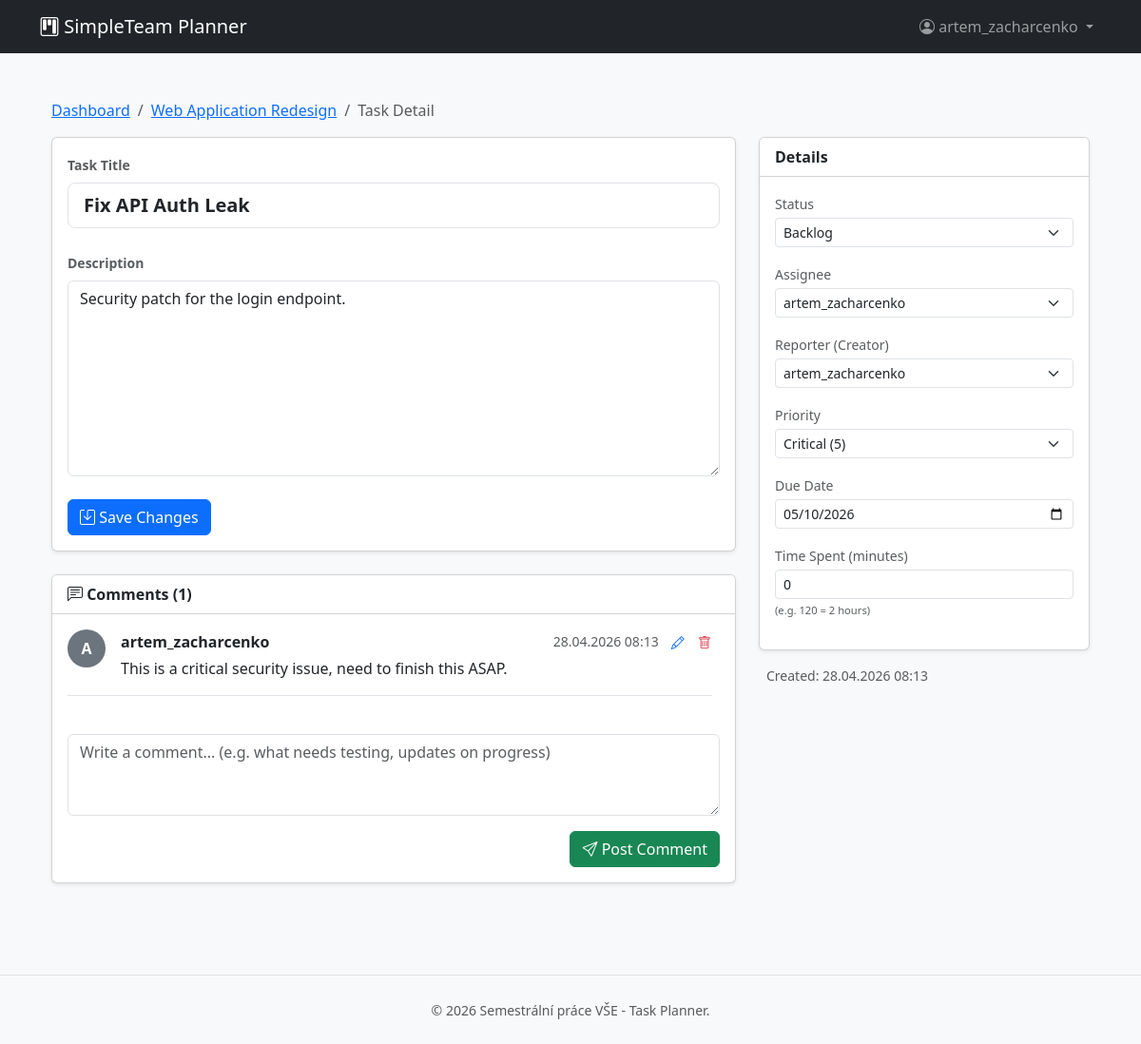
Page /task-view.php?id=2 (signed in) on the committed database.
### tables this page shows
CREATE TABLE projects (
    id INT AUTO_INCREMENT PRIMARY KEY,
    created_by INT NOT NULL,
    name VARCHAR(255) NOT NULL,
    description TEXT,
    color_hex VARCHAR(7),  
    created_at TIMESTAMP DEFAULT CURRENT_TIMESTAMP,
    FOREIGN KEY (created_by) REFERENCES users(id) ON DELETE CASCADE
);

CREATE TABLE tasks (
    id INT AUTO_INCREMENT PRIMARY KEY,
    project_id INT NOT NULL,
    title VARCHAR(255) NOT NULL,
    description TEXT,
    assignee_id INT,
    reporter_id INT NOT NULL,
    status_id INT,
    priority_weight TINYINT DEFAULT 3 CHECK (priority_weight BETWEEN 1 AND 5),  
    time_spent_minutes INT DEFAULT 0,
    due_date DATE,
    created_at TIMESTAMP DEFAULT CURRENT_TIMESTAMP,
    FOREIGN KEY (project_id) REFERENCES projects(id) ON DELETE CASCADE,
    FOREIGN KEY (assignee_id) REFERENCES users(id) ON DELETE SET NULL,
    FOREIGN KEY (reporter_id) REFERENCES users(id) ON DELETE CASCADE,
    FOREIGN KEY (status_id) REFERENCES statuses(id) ON DELETE SET NULL
);

CREATE TABLE project_members (
    project_id INT NOT NULL,
    user_id INT NOT NULL,
    role ENUM('admin', 'editor', 'viewer') NOT NULL DEFAULT 'viewer',
    PRIMARY KEY (project_id, user_id),
    FOREIGN KEY (project_id) REFERENCES projects(id) ON DELETE CASCADE,
    FOREIGN KEY (user_id) REFERENCES users(id) ON DELETE CASCADE
);

CREATE TABLE comments (
    id INT AUTO_INCREMENT PRIMARY KEY,
    task_id INT NOT NULL,
    user_id INT NOT NULL,
    content TEXT NOT NULL,
    created_at TIMESTAMP DEFAULT CURRENT_TIMESTAMP,
    FOREIGN KEY (task_id) REFERENCES tasks(id) ON DELETE CASCADE,
    FOREIGN KEY (user_id) REFERENCES users(id) ON DELETE CASCADE
);

CREATE TABLE users (
    id INT AUTO_INCREMENT PRIMARY KEY,
    username VARCHAR(255) NOT NULL,
    email VARCHAR(255) NOT NULL UNIQUE,
    password VARCHAR(255),
    oauth_provider VARCHAR(50),  
    oauth_id VARCHAR(255),
    created_at TIMESTAMP DEFAULT CURRENT_TIMESTAMP,
    reset_token_hash VARCHAR(64) DEFAULT NULL,
    reset_token_expires_at DATETIME DEFAULT NULL
);

CREATE TABLE statuses (
    id INT AUTO_INCREMENT PRIMARY KEY,
    project_id INT NOT NULL,
    name VARCHAR(100) NOT NULL,
    FOREIGN KEY (project_id) REFERENCES projects(id) ON DELETE CASCADE
);

### classes/Task.php (called while the page is built, shortened)
<?php
class Task {
    public static function getById(int $id) {
        $db = Database::getConnection();
        $stmt = $db->prepare("SELECT * FROM tasks WHERE id = ?");
        $stmt->execute([$id]);
        return $stmt->fetch();
    }
}

### classes/Project.php (called while the page is built, shortened)
<?php
class Project {
    public static function getById(int $id) {
        $db = Database::getConnection();
        $stmt = $db->prepare("SELECT * FROM projects WHERE id = ?");
        $stmt->execute([$id]);
        return $stmt->fetch();
    }
    public static function getMembers(int $projectId) {
        $db = Database::getConnection();
        $stmt = $db->prepare("
            SELECT u.id, u.username, u.email, pm.role
            FROM users u
            JOIN project_members pm ON u.id = pm.user_id
            WHERE pm.project_id = ?
            ORDER BY pm.role ASC, u.username ASC
        ");
        $stmt->execute([$projectId]);
        return $stmt->fetchAll();
    }
}

### classes/Comment.php (called while the page is built, shortened)
<?php
class Comment {
    public static function getByTask(int $taskId) {
        $db = Database::getConnection();
        $stmt = $db->prepare("
            SELECT c.*, u.username
            FROM comments c
            JOIN users u ON c.user_id = u.id
            WHERE c.task_id = ?
            ORDER BY c.created_at ASC
        ");
        $stmt->execute([$taskId]);
        return $stmt->fetchAll();
    }
}

### classes/Status.php (called while the page is built, shortened)
<?php
class Status {
    public static function getByProject(int $projectId) {
        $db = Database::getConnection();
        $stmt = $db->prepare("SELECT * FROM statuses WHERE project_id = ?");
        $stmt->execute([$projectId]);
        return $stmt->fetchAll();
    }
}

### task-view.php (the view, shortened to what this page needs)
<?php
$taskId = filter_input(INPUT_GET, 'id', FILTER_VALIDATE_INT);
try {
    $task = Task::getById($taskId);
    $projectId = $task['project_id'];
    $project = Project::getById($projectId);
    $members = Project::getMembers($projectId);
    $statuses = Status::getByProject($projectId);
    $comments = Comment::getByTask($taskId);
} catch (\Throwable $e) {
    die("Database error: " . $e->getMessage());
}
$userId = $_SESSION['user_id'];
$userRole = 'none';
foreach ($members as $m) {
    if ($m['id'] == $userId) $userRole = $m['role'];
}
$canEdit = ($userRole === 'admin' || $userRole === 'editor');
require_once 'inc/header.php';
?>
    <div class="container py-4">
        <nav aria-label="breadcrumb">
            <ol class="breadcrumb">
                <li class="breadcrumb-item"><a href="index.php">Dashboard</a></li>
                <li class="breadcrumb-item"><a href="project-detail.php?id=<?= $projectId ?>"><?= htmlspecialchars($project['name'] ?? 'Project') ?></a></li>
                <li class="breadcrumb-item active" aria-current="page">Task Detail</li>
            </ol>
        </nav>
        <div class="row">
            <div class="col-lg-8 mb-4">
                <div class="card shadow-sm mb-4">
                    <div class="card-body">
                        <form id="taskForm" method="POST">
                            <div class="mb-4">
                                <label class="form-label text-muted small fw-bold">Task Title</label>
                                <input type="text" name="title" class="form-control form-control-lg fw-bold" value="<?= htmlspecialchars($task['title'] ?? '') ?>" <?= $canEdit ? 'required' : 'disabled' ?>>
                            </div>
                            <div class="mb-4">
                                <label class="form-label text-muted small fw-bold">Description</label>
                                <textarea name="description" class="form-control" rows="8" <?= $canEdit ? '' : 'disabled' ?>><?= htmlspecialchars($task['description'] ?? '') ?></textarea>
                            </div>
                            <?php if ($canEdit): ?>
                                <button type="submit" class="btn btn-primary"><i class="bi bi-save"></i> Save Changes</button>
                            <?php endif; ?>
                        </form>
                    </div>
                </div>
                <div class="card shadow-sm">
                    <div class="card-header bg-white fw-bold">
                        <i class="bi bi-chat-left-text"></i> Comments (<?= count($comments) ?>)
                    </div>
                    <div class="card-body">
                        <div class="mb-4 overflow-auto pe-2" style="max-height: 400px;">
                            <?php if (empty($comments)): ?>
                                <p class="text-muted small fst-italic">No comments yet. Start the conversation!</p>
                            <?php else: ?>
                                <?php foreach ($comments as $c): ?>
                                    <div class="d-flex mb-3 pb-3 border-bottom">
                                        <div class="me-3">
                                            <div class="bg-secondary text-white rounded-circle d-flex align-items-center justify-content-center flex-shrink-0" style="width: 40px; height: 40px; font-weight: bold;">
                                                <?= strtoupper(substr($c['username'], 0, 1)) ?>
                                            </div>
                                        </div>
                                        <div class="flex-grow-1">
                                            <div class="d-flex justify-content-between align-items-center mb-1">
                                                <strong><?= htmlspecialchars($c['username']) ?></strong>
                                                <div class="text-end">
                                                    <small class="text-muted me-2"><?= date('d.m.Y H:i', strtotime($c['created_at'])) ?></small>
                                                    <?php if ($c['user_id'] == $userId): ?>
                                                        <button type="button" class="btn btn-sm btn-link text-primary p-0 me-2" data-bs-toggle="collapse" data-bs-target="#editComment<?= $c['id'] ?>" title="Edit Comment"><i class="bi bi-pencil"></i></button>
                                                        <form method="POST" class="d-inline" onsubmit="return confirm('Are you sure you want to delete this comment?');">
                                                            <button type="submit" class="btn btn-sm btn-link text-danger p-0" title="Delete Comment"><i class="bi bi-trash"></i></button>
                                                        </form>
                                                    <?php endif; ?>
                                                </div>
                                            </div>
                                            <div class="text-dark" style="word-break: break-word;">
                                                <?= nl2br(htmlspecialchars($c['content'])) ?>
                                            </div>
                                        </div>
                                    </div>
                                <?php endforeach; ?>
                            <?php endif; ?>
                        </div>
                        <form method="POST">
                            <div class="mb-3">
                                <textarea name="content" class="form-control" rows="3" placeholder="Write a comment... (e.g. what needs testing, updates on progress)" required></textarea>
                            </div>
                            <div class="text-end">
                                <button type="submit" class="btn btn-success"><i class="bi bi-send"></i> Post Comment</button>
                            </div>
                        </form>
                    </div>
                </div>
            </div>
            <div class="col-lg-4 mb-4">
                <div class="card shadow-sm">
                    <div class="card-header bg-white fw-bold">Details</div>
                    <div class="card-body">
                        <div class="mb-3">
                            <label class="form-label small text-muted mb-1">Status</label>
                            <select name="status_id" class="form-select form-select-sm" form="taskForm" <?= $canEdit ? '' : 'disabled' ?>>
                                <?php foreach ($statuses as $s): ?>
                                    <option value="<?= $s['id'] ?>" <?= ($task['status_id'] == $s['id']) ? 'selected' : '' ?>><?= htmlspecialchars($s['name']) ?></option>
                                <?php endforeach; ?>
                            </select>
                        </div>
                        <div class="mb-3">
                            <label class="form-label small text-muted mb-1">Assignee</label>
                            <select name="assignee_id" class="form-select form-select-sm" form="taskForm" <?= $canEdit ? '' : 'disabled' ?>>
                                <?php foreach ($members as $m): ?>
                                    <option value="<?= $m['id'] ?>" <?= ($task['assignee_id'] == $m['id']) ? 'selected' : '' ?>><?= htmlspecialchars($m['username']) ?></option>
                                <?php endforeach; ?>
                            </select>
                        </div>
                        <div class="mb-3">
                            <label class="form-label small text-muted mb-1">Reporter (Creator)</label>
                            <select name="reporter_id" class="form-select form-select-sm" form="taskForm" <?= $canEdit ? '' : 'disabled' ?>>
                                <?php foreach ($members as $m): ?>
                                    <option value="<?= $m['id'] ?>" <?= ($task['reporter_id'] == $m['id']) ? 'selected' : '' ?>><?= htmlspecialchars($m['username']) ?></option>
                                <?php endforeach; ?>
                            </select>
                        </div>
                        <div class="mb-3">
                            <label class="form-label small text-muted mb-1">Priority</label>
                            <select name="priority_weight" class="form-select form-select-sm" form="taskForm" <?= $canEdit ? '' : 'disabled' ?>>
                                <option value="5" <?= ($task['priority_weight'] == 5) ? 'selected' : '' ?>>Critical (5)</option>
                            </select>
                        </div>
                        <div class="mb-3">
                            <label class="form-label small text-muted mb-1">Due Date</label>
                            <input type="date" name="due_date" class="form-control form-control-sm" form="taskForm" value="<?= htmlspecialchars($task['due_date'] ?? '') ?>" <?= $canEdit ? '' : 'disabled' ?>>
                        </div>
                        <div class="mb-3">
                            <label class="form-label small text-muted mb-1">Time Spent (minutes)</label>
                            <input type="number" name="time_spent_minutes" class="form-control form-control-sm" form="taskForm" min="0" value="<?= (int)($task['time_spent_minutes'] ?? 0) ?>" <?= $canEdit ? '' : 'disabled' ?>>
                            <div class="form-text" style="font-size: 0.7rem;">(e.g. 120 = 2 hours)</div>
                        </div>
                    </div>
                </div>
                <div class="text-muted small mt-3 px-2">
                    Created: <?= date('d.m.Y H:i', strtotime($task['created_at'] ?: 'now')) ?>
                </div>
            </div>
        </div>
    </div>
<?php require_once 'inc/footer.php'; ?>

### inc/header.php (style rules this page uses)
body { background-color: #f8f9fa; }

### rows in the picture
projects: name "Web Application Redesign"
tasks: title "Fix API Auth Leak", status_id "Backlog", assignee_id "artem_zacharcenko", reporter_id "artem_zacharcenko", priority_weight "Critical (5)", due_date "05/10/2026", time_spent_minutes "0", created_at "28.04.2026 08:13"
project_members: description "Security patch for the login endpoint."
comments: user.username "A", user.username "artem_zacharcenko", created_at "28.04.2026 08:13", content "This is a critical security issue, need to finish this ASAP."

### other values in the picture
$_SESSION['username'] "artem_zacharcenko"
count($comments) "1"
